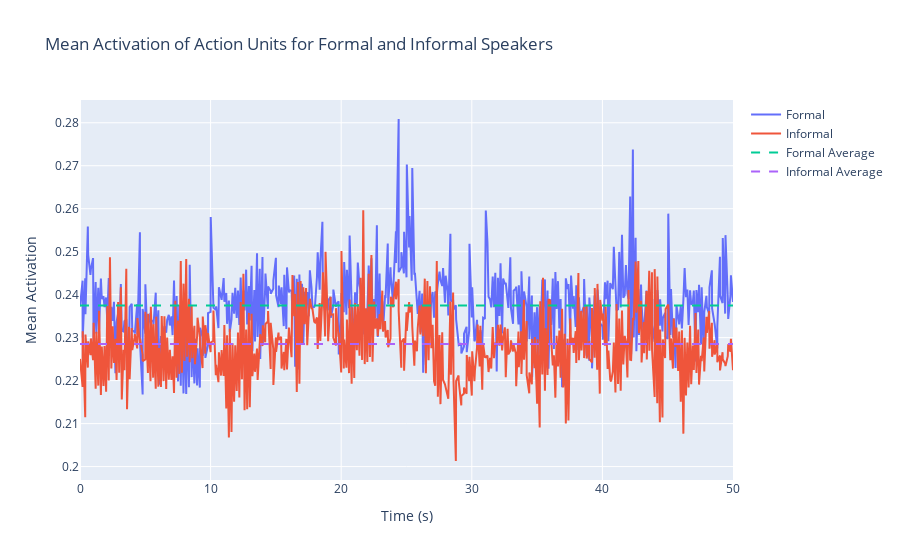

The notebook cell this image was saved under:
### Code cell
# Comparing the formal and informal speech in terms of the mean activation of the action units

def mean_activation(df):
    mean = df.groupby('time')['value'].mean().reset_index()
    return mean

formal_mean = mean_activation(formal)
informal_mean = mean_activation(informal)

# Plotting the mean activation of the action units for formal and informal speech
fig = go.Figure()

fig.add_trace(go.Scatter(x=formal_mean['time'], y=formal_mean['value'], mode='lines', name='Formal'))
fig.add_trace(go.Scatter(x=informal_mean['time'], y=informal_mean['value'], mode='lines', name='Informal'))

# Adding traces for the dashed lines representing the averages
fig.add_trace(go.Scatter(x=formal_mean['time'], y=[formal_mean['value'].mean()] * len(formal_mean), 
                         mode='lines', name='Formal Average', line=dict(dash='dash')))
fig.add_trace(go.Scatter(x=informal_mean['time'], y=[informal_mean['value'].mean()] * len(informal_mean), 
                         mode='lines', name='Informal Average', line=dict(dash='dash')))

fig.update_layout(title='Mean Activation of Action Units for Formal and Informal Speakers',
                    xaxis_title='Time (s)',
                    yaxis_title='Mean Activation')

fig.show()

# run the T-test
from scipy.stats import ttest_ind

tstatistic, pvalue = ttest_ind(formal_mean['value'], informal_mean['value'], alternative='two-sided', nan_policy='omit')
print(f'T-statistic: {tstatistic}, P-value: {pvalue.round(5)}')

### Figure 1 — Plotly figure (JSON) as saved in the notebook; plotly's stock layout.template omitted (floating-point values rounded to 4 significant figures; data arrays with more than 128 entries replaced by an {"elided": "..."} marker saying what was removed)
{"data": [{"mode": "lines", "name": "Formal", "type": "scatter", "x": {"elided": "489 float values"}, "y": {"elided": "489 float values"}}, {"mode": "lines", "name": "Informal", "type": "scatter", "x": {"elided": "490 float values"}, "y": {"elided": "490 float values"}}, {"line": {"dash": "dash"}, "mode": "lines", "name": "Formal Average", "type": "scatter", "x": {"elided": "489 float values"}, "y": {"elided": "489 float values"}}, {"line": {"dash": "dash"}, "mode": "lines", "name": "Informal Average", "type": "scatter", "x": {"elided": "490 float values"}, "y": {"elided": "490 float values"}}], "layout": {"title": {"text": "Mean Activation of Action Units for Formal and Informal Speakers"}, "xaxis": {"title": {"text": "Time (s)"}}, "yaxis": {"title": {"text": "Mean Activation"}}}}
